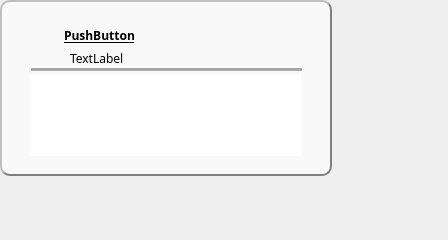
<?xml version="1.0" encoding="UTF-8"?>
<ui version="4.0">
 <class>Form</class>
 <widget class="QWidget" name="Form">
  <property name="windowModality">
   <enum>Qt::NonModal</enum>
  </property>
  <property name="geometry">
   <rect>
    <x>0</x>
    <y>0</y>
    <width>448</width>
    <height>240</height>
   </rect>
  </property>
  <property name="minimumSize">
   <size>
    <width>332</width>
    <height>176</height>
   </size>
  </property>
  <property name="contextMenuPolicy">
   <enum>Qt::CustomContextMenu</enum>
  </property>
  <property name="windowTitle">
   <string>Form</string>
  </property>
  <widget class="QWidget" name="widget" native="true">
   <property name="geometry">
    <rect>
     <x>0</x>
     <y>0</y>
     <width>332</width>
     <height>176</height>
    </rect>
   </property>
   <property name="minimumSize">
    <size>
     <width>332</width>
     <height>176</height>
    </size>
   </property>
   <property name="contextMenuPolicy">
    <enum>Qt::CustomContextMenu</enum>
   </property>
   <property name="styleSheet">
    <string notr="true"/>
   </property>
   <widget class="QLabel" name="path">
    <property name="geometry">
     <rect>
      <x>70</x>
      <y>50</y>
      <width>191</width>
      <height>16</height>
     </rect>
    </property>
    <property name="font">
     <font>
      <family>微软雅黑</family>
     </font>
    </property>
    <property name="text">
     <string>TextLabel</string>
    </property>
   </widget>
   <widget class="QTextBrowser" name="demo">
    <property name="geometry">
     <rect>
      <x>30</x>
      <y>75</y>
      <width>271</width>
      <height>81</height>
     </rect>
    </property>
    <property name="font">
     <font>
      <family>微软雅黑</family>
      <kerning>true</kerning>
     </font>
    </property>
    <property name="mouseTracking">
     <bool>false</bool>
    </property>
    <property name="tabletTracking">
     <bool>false</bool>
    </property>
    <property name="contextMenuPolicy">
     <enum>Qt::ActionsContextMenu</enum>
    </property>
    <property name="styleSheet">
     <string notr="true">border:none;</string>
    </property>
    <property name="openLinks">
     <bool>false</bool>
    </property>
   </widget>
   <widget class="QLabel" name="label">
    <property name="geometry">
     <rect>
      <x>27</x>
      <y>27</y>
      <width>31</width>
      <height>31</height>
     </rect>
    </property>
    <property name="styleSheet">
     <string notr="true">border-image: url(:/req/YunWizard-v5.7.0/组 14.png);</string>
    </property>
    <property name="text">
     <string/>
    </property>
   </widget>
   <widget class="QPushButton" name="buttonname">
    <property name="geometry">
     <rect>
      <x>63</x>
      <y>21</y>
      <width>171</width>
      <height>28</height>
     </rect>
    </property>
    <property name="font">
     <font>
      <family>微软雅黑</family>
      <weight>75</weight>
      <bold>true</bold>
      <underline>true</underline>
     </font>
    </property>
    <property name="cursor">
     <cursorShape>PointingHandCursor</cursorShape>
    </property>
    <property name="focusPolicy">
     <enum>Qt::WheelFocus</enum>
    </property>
    <property name="styleSheet">
     <string notr="true">text-align:left;</string>
    </property>
    <property name="text">
     <string>PushButton</string>
    </property>
    <property name="flat">
     <bool>true</bool>
    </property>
   </widget>
   <widget class="QLabel" name="label_2">
    <property name="geometry">
     <rect>
      <x>31</x>
      <y>68</y>
      <width>271</width>
      <height>3</height>
     </rect>
    </property>
    <property name="styleSheet">
     <string notr="true">background-color: rgb(167, 167, 167);</string>
    </property>
    <property name="text">
     <string/>
    </property>
   </widget>
   <widget class="QLabel" name="blo">
    <property name="geometry">
     <rect>
      <x>0</x>
      <y>0</y>
      <width>332</width>
      <height>176</height>
     </rect>
    </property>
    <property name="styleSheet">
     <string notr="true">background-color:rgb(249,249,249);

border-radius: 10px;  border: 2px groove gray;

font: 9pt &quot;AcadEref&quot;;
border-style: outset;</string>
    </property>
    <property name="text">
     <string/>
    </property>
   </widget>
   <zorder>blo</zorder>
   <zorder>path</zorder>
   <zorder>demo</zorder>
   <zorder>label</zorder>
   <zorder>buttonname</zorder>
   <zorder>label_2</zorder>
  </widget>
 </widget>
 <resources>
  <include location="../req/req.qrc"/>
 </resources>
 <connections>
  <connection>
   <sender>widget</sender>
   <signal>customContextMenuRequested(QPoint)</signal>
   <receiver>Form</receiver>
   <slot>myListWidgetContext()</slot>
   <hints>
    <hint type="sourcelabel">
     <x>177</x>
     <y>128</y>
    </hint>
    <hint type="destinationlabel">
     <x>237</x>
     <y>140</y>
    </hint>
   </hints>
  </connection>
  <connection>
   <sender>buttonname</sender>
   <signal>clicked()</signal>
   <receiver>Form</receiver>
   <slot>openproject()</slot>
   <hints>
    <hint type="sourcelabel">
     <x>113</x>
     <y>33</y>
    </hint>
    <hint type="destinationlabel">
     <x>67</x>
     <y>197</y>
    </hint>
   </hints>
  </connection>
 </connections>
 <slots>
  <slot>myListWidgetContext()</slot>
  <slot>openproject()</slot>
 </slots>
</ui>
